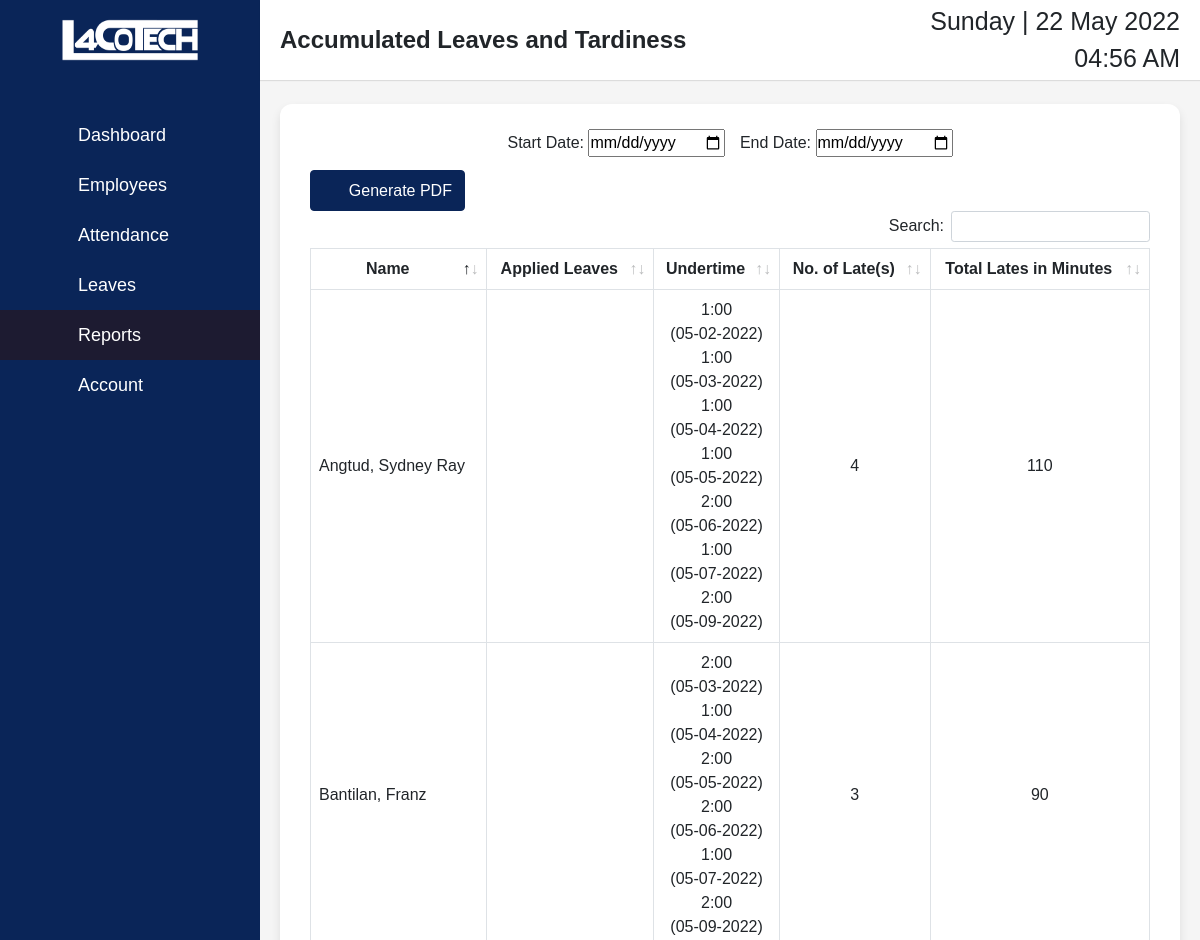
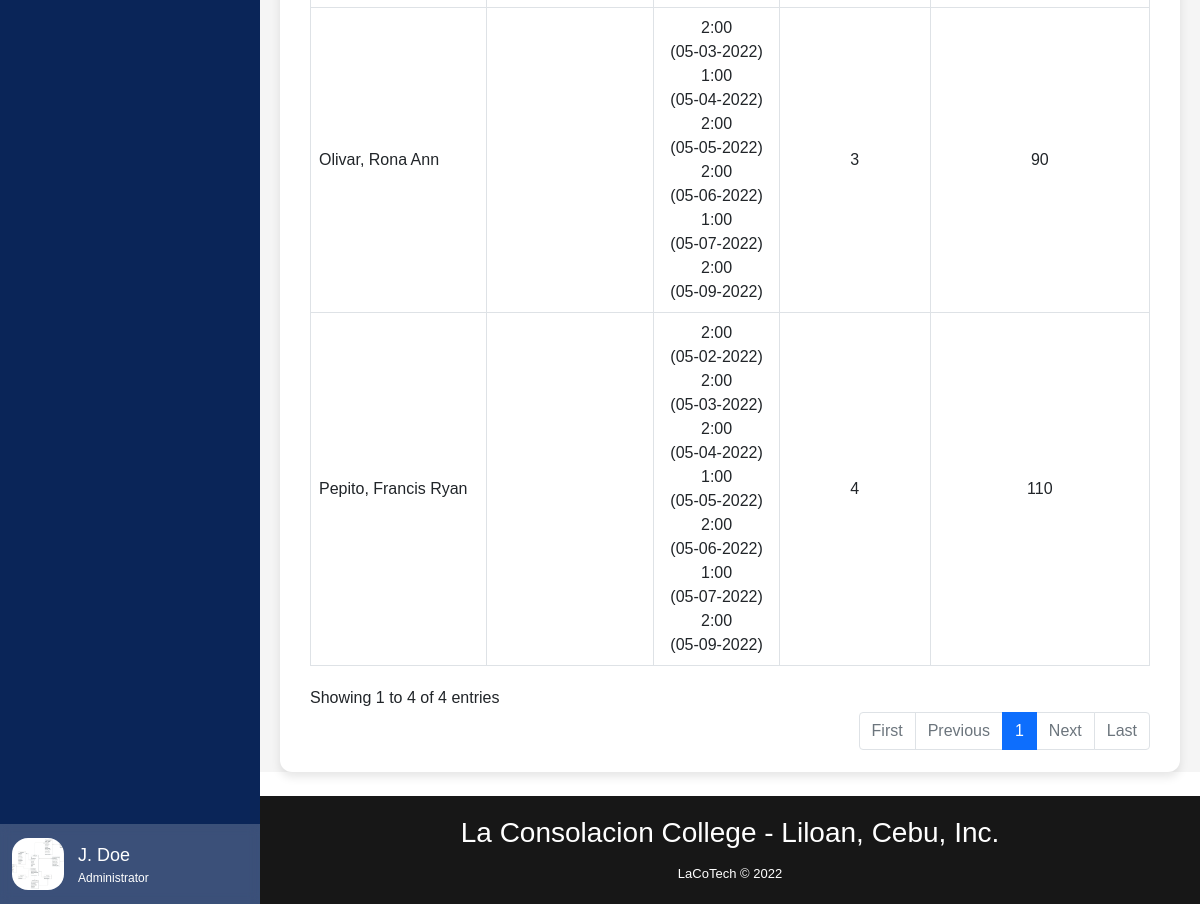
/Admin/report.php (signed in), run on the app's committed database (2 pictures, top to bottom).
### tables this page shows
CREATE TABLE `employees` (
  `id` int(11) NOT NULL,
  `bioId` int(10) NOT NULL,
  `empId` varchar(11) NOT NULL,
  `fName` varchar(255) NOT NULL,
  `lName` varchar(255) NOT NULL,
  `midName` varchar(255) NOT NULL,
  `gsis` varchar(20) NOT NULL,
  `pagibig` varchar(20) NOT NULL,
  `tin` varchar(20) NOT NULL,
  `philhealth` varchar(20) NOT NULL,
  `sss` varchar(20) NOT NULL,
  `address` varchar(255) NOT NULL,
  `birthdate` date NOT NULL,
  `gender` varchar(6) NOT NULL,
  `emailadd` varchar(255) NOT NULL,
  `password` varchar(255) NOT NULL,
  `pNumber` varchar(20) NOT NULL,
  `contactperson` varchar(20) NOT NULL,
  `contactpersonno` varchar(20) NOT NULL,
  `deptid` int(11) NOT NULL,
  `positionid` int(11) NOT NULL,
  `scheduleid` int(11) NOT NULL,
  `employment_type` varchar(100) NOT NULL,
  `employedDate` date NOT NULL,
  `status` varchar(8) NOT NULL,
  `pPhoto` varchar(255) NOT NULL,
  `update_action` date DEFAULT NULL
);

CREATE TABLE `schedules` (
  `scheduleId` int(11) NOT NULL,
  `time_inAm` time NOT NULL,
  `time_outAm` varchar(8) NOT NULL,
  `time_inPm` varchar(8) NOT NULL,
  `time_outPm` time NOT NULL
);

CREATE TABLE `attendance` (
  `attendId` int(11) NOT NULL,
  `bioId` varchar(10) NOT NULL,
  `date` date NOT NULL,
  `time_inAM` varchar(10) NOT NULL,
  `time_outAM` varchar(10) NOT NULL,
  `time_inPM` varchar(10) NOT NULL,
  `time_outPM` varchar(10) NOT NULL,
  `attend_status` varchar(10) NOT NULL
);

### Admin/report.php (the view, shortened to what this page needs)
<?php
	require("header.php");
    function fetch_data(){
        $month = date('m');
        $year = date('Y');
        $conn = mysqli_connect("localhost", "root", "", "hrms");
        $sql = "SELECT * FROM employees";
        $result = mysqli_query($conn, $sql);
        while($row = mysqli_fetch_array($result)){
            $bio = $row['bioId'];
            $schedule = $row['scheduleid'];
?>
        <tr>
            <td><?php echo $row['lName'] .', '.$row['fName']  ?></td>
            <td class="text-center" style="white-space:normal;">
                <?php
                    $sql1 = "SELECT * FROM leave_taken INNER JOIN leave_type ON leave_type.LeaveId = leave_taken.leaveId WHERE leave_status = 'Approved' AND empId = ".$row['empId']." AND month(startDate) = '$month' AND year(startDate) = '$year'";
                    $results = mysqli_query($conn, $sql1);
                ?>
            </td>
            <td class="text-center" id="content1" style="white-space:normal;">
                <?php
                    $sql4 = "SELECT * FROM schedules WHERE scheduleId='$schedule'";
                    $result3 = mysqli_query($conn, $sql4);
                    while($row4 = mysqli_fetch_array($result3)){
                        $sched_timeoutfirst = date("H:i:s", strtotime($row4['time_outAm']));
                        $sched_timeoutsec = date("H:i:s", strtotime($row4['time_outPm']));
                        $sql5 = "SELECT * FROM attendance WHERE bioId = '$bio' AND month(date) = ".$month." AND year(date) = ".$year."";
                        $result4 = mysqli_query($conn, $sql5);
                        while($row5 = mysqli_fetch_array($result4)){
                            $total1 = 0;
                            $total2 = 0;
                            $total3 = 0;
                            $date = '';
                            $date1 = '';
                            $date2 = '';
                            if(!empty($row5['time_outAM']) && date("D", strtotime($row5['date'])) != 'Sat'){
                                $attend_timeoutfirst = date("H:i:s", strtotime($row5['time_outAM']));
                                if($sched_timeoutfirst > $attend_timeoutfirst ){
                                    $start = strtotime($attend_timeoutfirst);
                                    $stop = strtotime($sched_timeoutfirst);
                                    $diff = ($stop - $start);
                                    $total1 = abs($diff/60);
                                    $date = "(".date('m-d-Y', strtotime($row5['date'])).")";
                                }
                            }
                            if(!empty($row5['time_outAM']) && date("D", strtotime($row5['date'])) == 'Sat'){
                                $attend_timeoutfirst = date("H:i:s", strtotime($row5['time_outAM']));
                                if("11:00:00" > $attend_timeoutfirst ){
                                    $start = strtotime($attend_timeoutfirst);
                                    $stop = strtotime("11:00:00");
                                    $diff = ($stop - $start);
                                    $total3 = abs($diff/60);
                                    $date2 = "(".date('m-d-Y', strtotime($row5['date'])).")";
                                }
                            }
                            if(!empty($row5['time_outPM'])){
                                $attend_timeoutsec = date("H:i:s", strtotime($row5['time_outPM']));
                                if($sched_timeoutsec > $attend_timeoutsec){
                                    $start = strtotime($attend_timeoutsec);
                                    $stop = strtotime($sched_timeoutsec);
                                    $diff = ($stop - $start);
                                    $total2 = abs($diff/60);
                                    $date1 = "(".date('m-d-Y', strtotime($row5['date'])).")";
                                }
                            }
                            if($date == $date1 && $date1 == $date2 && $total1 != 0 && $total2 != 0 && $total3 != 0){
                                $sum = $total1 + $total2 + $total3;
                                $hours = floor($sum / 60);
                                $minutes = $sum % 60;
                                printf ("%d:%02d <br>", $hours, $minutes);
                                echo $date, "<br>";
                            }else if($total1 != 0){
                                    $hours = floor($total1 / 60);
                                    $minutes = $total1 % 60;
                                    printf ("%d:%02d <br>", $hours, $minutes);
                                    echo $date, "<br>";
                            }else if($total2 != 0){
                                $hours = floor($total2 / 60);
                                $minutes = $total2 % 60;
                                printf ("%d:%02d <br>", $hours, $minutes);
                                echo $date1, "<br>";
                            }else if($total3 != 0){
                                $hours = floor($total3 / 60);
                                $minutes = $total3 % 60;
                                printf ("%d:%02d <br>", $hours, $minutes);
                                echo $date2, "<br>";
                            }
                        }
                    }
                ?>
            </td>
            <td class="text-center">
                <?php
                    $sql2 = "SELECT COUNT(attend_status) as total FROM attendance WHERE bioId = '$bio' AND attend_status='Late'  AND month(date) = ".$month." AND year(date) = ".$year."";
                    $result1 = mysqli_query($conn, $sql2);
                    $row2 = mysqli_fetch_array($result1);
                    echo $row2['total'];
                ?>
            </td>
            <td class="text-center" id="content1">
                <?php
                    $total = NULL;
                    $sql2 = "SELECT * FROM schedules WHERE scheduleId='$schedule'";
                    $result1 = mysqli_query($conn, $sql2);
                    while($row2 = mysqli_fetch_array($result1)){
                        $sched_timeinfirst = date("H:i:s", strtotime($row2['time_inAm']));
                        $sched_timeinsec = date("H:i:s", strtotime($row2['time_inPm']));
                        $sql3 = "SELECT * FROM attendance WHERE attend_status = 'Late' AND bioId = '$bio' AND month(date) = ".$month." AND year(date) = ".$year."";
                        $result2 = mysqli_query($conn, $sql3);
                        while($row3 = mysqli_fetch_array($result2)){
                            $attend_timeinfirst = date("H:i:s", strtotime($row3['time_inAM']));
                            $attend_timeinsec = date("H:i:s", strtotime($row3['time_inPM']));
                                if($sched_timeinfirst < $attend_timeinfirst && date("D", strtotime($row3['date'])) != 'Sat'){
                                    $start = strtotime($attend_timeinfirst);
                                    $stop = strtotime($sched_timeinfirst);
                                    $diff = ($stop - $start);
                                    $total1 = abs($diff/60);
                                    $total = $total + $total1;
                                }
                                if($sched_timeinsec < $attend_timeinsec){
                                    $start = strtotime($attend_timeinsec);
                                    $stop = strtotime($sched_timeinsec);
                                    $diff = ($stop - $start);
                                    $total2 = abs($diff/60);
                                    $total = $total + $total2;
                                }
                        }
                        echo $total;
                    }
                ?>
            </td>
        </tr>
<?php
        }
    }
?>
    <nav>
        <div class="sidebar-button">
            <span class="dashboard"><b>Accumulated Leaves and Tardiness</b></span>
        </div>
        <div class="time">
            <span class="date"></span>
            <br />
            <span class="hms"></span>
            <span class="ampm"></span>
        </div>
    </nav>
    <div class="home-content">
        <div class="cardbox">
            <div class="graphbox">
                <div class="mb-2">
                    <div class="row">
                        <div class="col text-center">
                            <label for="recipient-name" class="col-form-label">Start Date:</label>
                            <input type="date" name="startdate" id="startdate" onchange="getreport()">
                            <label for="recipient-name" class="col-form-label" style="padding-left: 10px;">End Date:</label>
                            <input type="date" name="enddate" id="enddate" onchange="getreport()">
                        </div>
                    </div>
				</div>
                    <div class="table-responsive">
                        <table class="table table-bordered table-hover align-middle table" id="example1"  style="width: 100%;">
                            <thead>
                                <tr>
                                    <th scope="col" class="text-center">Name</th>
                                    <th scope="col" class="text-center">Applied Leaves</th>
                                    <th scope="col" class="text-center">Undertime</th>
                                    <th scope="col" class="text-center">No. of Late(s)</th>
                                    <th scope="col" class="text-center">Total Lates in Minutes</th>
                                </tr>
                            </thead>
                            <tbody>
                                <?php
                                    echo fetch_data();
                                ?>
                            </tbody>
                        </table>
                    </div>
            </div>
        </div>
    </div>
</section>
<?php
	include 'footer.php';
?>

### Admin/header.php (shortened to what this page needs)
<?php
    include '../includes/connection.inc.php';
    $emailadd = print_r($_SESSION['adminemail'], TRUE);
    $query = "SELECT * FROM admin WHERE email = '$emailadd'";
    $res = mysqli_query($conn, $query);
    $rows = mysqli_fetch_array($res);
    $image = $rows['photo'];
?>
<!DOCTYPE html>
<html>
	<head>
		<link rel="stylesheet" href="../Css/style.css">
        <link href="../Plugins/Bootstrap/bootstrap.min.css" rel="stylesheet">
        <link rel="stylesheet" href="../Plugins/Bootstrap/dataTables.bootstrap5.min.css">
        <link rel="stylesheet" href="../Css/font-awesome.min.css" />
	</head>
    <body>
        <div class="sidebar">
            <div class="logo-details">
                <img src="../images/Logo.png" class="img1" id="hide1">
            </div>
            <ul class="nav-links">
                <li>
                    <a href="index.php">
                        <i class="fa fa-dashboard"></i>
                        <span class="link_name">Dashboard</span>
                    </a>
                </li>
                <li>
                    <div class="iocn-link">
                        <a href="#">
                            <i class='fa fa-users'></i>
                            <span class="link_name">Employees</span>
                        </a>
                        <i class="fa fa-caret-down arrow"></i>
                    </div>
                </li>
                <li>
                    <a href="attendance.php">
                        <i class='fa fa-calendar'></i>
                        <span class="link_name">Attendance</span>
                    </a>
                </li>
                <li>
                    <div class="iocn-link">
                        <a href="#">
                            <i class='fa fa-bed'></i>
                            <span class="link_name">Leaves</span>
                        </a>
                        <i class="fa fa-caret-down arrow"></i>
                    </div>
                </li>
                <li>
                    <a href="report.php">
                        <i class="fa fa-print"></i>
                        <span class="link_name">Reports</span>
                    </a>
                </li>
                <li>
                    <div class="iocn-link">
                        <a href="#">
                            <i class='fa fa-user'></i>
                            <span class="link_name">Account</span>
                        </a>
                        <i class="fa fa-caret-down arrow"></i>
                    </div>
                </li>
                <li>
                    <div class="profile-details">
                        <div class="profile-content">
                            <?php
                                if (empty($image)) {
                                    echo "<img src='../images/default-profile.jpg' alt='Profile'>";
                                }else{
                                    echo "<img src='../Uploads/".$image."' alt='Profile'>";
                                }
                            ?>
                        </div>
                        <div class="name-job">
                            <div class="profile_name" title="<?php echo ucwords($rows['fName'])." ". ucwords($rows['lName']); ?>"><?php echo substr(ucwords($rows['fName']), 0, 1).". ". ucwords($rows['lName']); ?></div>
                            <div class="job">Administrator</div>
                        </div>
                        <?php
                            echo "<a onClick=\"javascript: return confirm('Do you want to proceed?');\" href='logout.inc.php'>
                        <i class='fa fa-sign-out out' title='Log Out'></i>
                        </a>";
                        ?>
                    </div>
                </li>
            </ul>
        </div>
        <section class="home-section">

### data on the page
employees: lName "Olivar", fName "Rona Ann", total "3"
schedules: time_outAm.time_outAM "2", time_outAm.time_outAM "00", time_outAm.time_outAM "1", total "90", total "110"
attendance: date "(05-03-2022)"
attendance: date "(05-04-2022)"
attendance: date "(05-05-2022)"
attendance: date "(05-06-2022)"
attendance: time_outAM "1", time_outAM "00", date "(05-07-2022)"
attendance: date "(05-09-2022)"
employees: lName "Angtud", fName "Sydney Ray", total "4"
attendance: date "(05-02-2022)"
attendance: date "(05-03-2022)"
attendance: date "(05-04-2022)"
attendance: date "(05-05-2022)"
attendance: date "(05-06-2022)"
attendance: time_outAM "1", time_outAM "00", date "(05-07-2022)"
attendance: date "(05-09-2022)"
employees: lName "Pepito", fName "Francis Ryan", total "4"
schedules: time_outAm.time_outAM "2", time_outAm.time_outAM "00", time_outAm.time_outAM "1", total "110"
attendance: date "(05-02-2022)"
attendance: date "(05-03-2022)"
attendance: date "(05-04-2022)"
attendance: date "(05-05-2022)"
attendance: date "(05-06-2022)"
attendance: time_outAM "1", time_outAM "00", date "(05-07-2022)"
attendance: date "(05-09-2022)"
employees: lName "Bantilan", fName "Franz", total "3"
schedules: time_outAm.time_outAM "2", time_outAm.time_outAM "00", time_outAm.time_outAM "1", total "90"

### other printed values
substr(ucwords($rows['fName']), 0, 1) "J"
$rows['lName'] "Doe"
